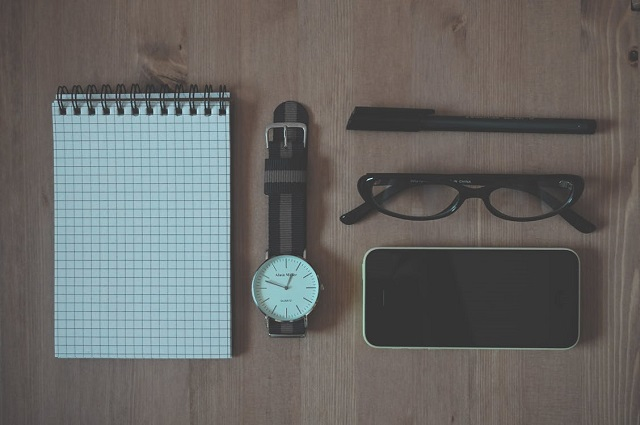
#> input picture Ch4/top.jpg, 640 x 425 px
$ python Ch4_04.py
#> lines starting #> are read from the running program, lines starting #| are printed output that depends on the picture; after the words box and inside, x2 and y2 are one past the last pixel; in counts of white or black regions, pixels touching at a corner belong together
import cv2
img = cv2.imread("top.jpg",1)
#> img is the input picture: shape (425, 640, 3); mean B, G, R 102, 104.1, 104.6
hsv = cv2.cvtColor(img, cv2.COLOR_BGR2HSV)
#> hsv: shape (425, 640, 3); mean H, S, V 31.3, 35.4, 112
res,thresh = cv2.threshold(hsv[:,:,0], 25, 255, cv2.THRESH_BINARY_INV)
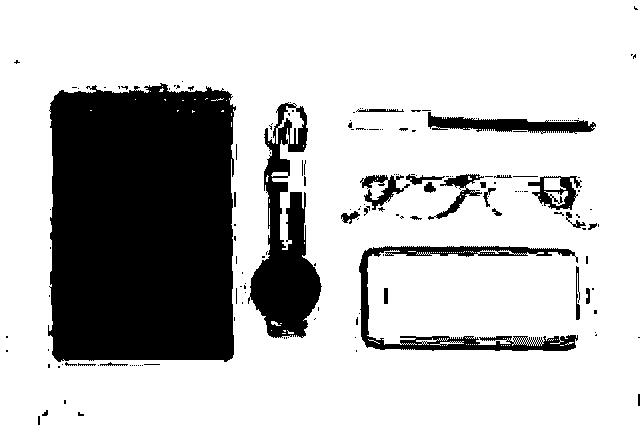
#> thresh: shape (425, 640); 75.5% white; 168 black regions (138 under 20 px), largest, box (x1, y1, x2, y2) and area: (48, 83, 236, 362) 48669, (248, 102, 322, 338) 7973, (359, 246, 578, 351) 4229
cv2.imshow("Thresh",thresh)
edges = cv2.Canny(img, 100, 70)
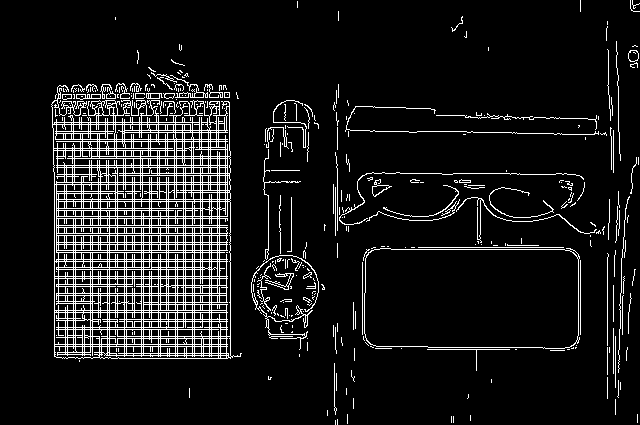
#> edges: shape (425, 640); 9.5% white in thin lines or dots
cv2.imshow("Canny",edges)
cv2.waitKey(0)
cv2.destroyAllWindows()
